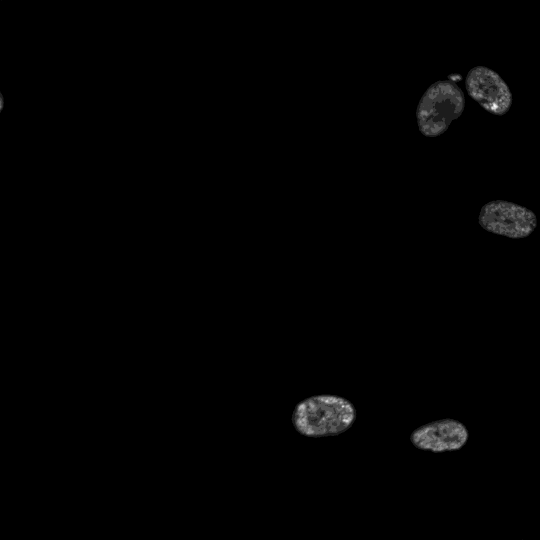
#> input picture tests/test_Measurement 1/Images/r02c02f01p01-ch1sk1fk1fl1.tiff, 1080 x 1080 px (shown at 1/2 size)
$ python -i crop.py   (imports and definitions only)
#> lines starting #> are read from the running program, lines starting #| are printed output that depends on the picture; after the words box and inside, x2 and y2 are one past the last pixel; in counts of white or black regions, pixels touching at a corner belong together
"""Object cropping utilities for image analysis pipeline."""

from __future__ import annotations

from pathlib import Path
from typing import List, Optional, Tuple, Union

import numpy as np
import scipy.ndimage as ndi
from skimage.measure import label, regionprops
from skimage.transform import resize as sk_resize

try:
    import imageio.v3 as iio
except ImportError:
    import imageio as iio

def crop_object(
    mask: Union[str, Path, np.ndarray],
    imgs: Union[None, str, Path, List[Union[str, Path]], np.ndarray] = None,
    object_ids: Union[int, List[int], None] = None,
    scale_factor: Union[float, None] = 65535.0,
    target_size: Optional[int] = None,
    clip_mask: bool = False,
    pad_square: bool = True,
    rotate_horizontal: bool = False,
    expansion_pixel: int = 0
) -> List[dict]:
    """Crop cells from intensity images using an instance segmentation mask.

    Parameters
    ----------
    mask : str, Path, or np.ndarray
        Path to mask or already loaded integer mask (H, W).
    imgs : None, str, Path, list of Path, or np.ndarray
        - None: only return masks
        - Path/str: single channel image
        - List of Path/str: multiple channel images (stacked along last axis)
        - np.ndarray (H, W, C) or (H, W): pre-loaded image(s)
    object_ids : int, list of int, or None
        Cell ID(s) to crop. If None, crop all non-background cells.
    scale_factor : float or None
        Divide image by this value for normalization. None to skip.
    target_size : int, optional
        Resize crops to (target_size, target_size).
    clip_mask : bool
        Zero out pixels outside cell mask in intensity image.
    pad_square : bool
        Pad crops to square shape.
    rotate_horizontal : bool
        Rotate cell so major axis is horizontal.
    row_idx : int, list of int, or None
        Positional index/indices (0-based) into the sorted list of cell IDs
        after resolving ``object_ids``. When provided, only the cells at those
        positions are processed. Useful for selecting cells by row position
        rather than by explicit label value.
        Example: row_idx=0 → first cell; row_idx=[0, 2, 4] → cells at
        positions 0, 2, and 4 in the sorted ID list.
    expansion_pixel : int
        Number of extra pixels to add on each side of the tight bounding box
        before cropping and applying any further transformations (rotation,
        padding, resize). Expansion is clamped to image boundaries.

    Returns
    -------
    list of dict
        [{'object_id': int,
        'img': np.ndarray or None,
        'mask': np.ndarray or None}, ...]
        ``img`` shape is (H, W, C), dtype float64 when scale_factor is
        set, otherwise preserves input dtype.
        ``mask`` shape is (H, W), dtype uint8.
    """
#> called with scale_factor = 65535, clip_mask = False, pad_square = True, rotate_horizontal = False, expansion_pixel = 0
    # ------------------------------------------------------------------
    # Load mask
    # ------------------------------------------------------------------
    if isinstance(mask, (str, Path)):
        mask = iio.imread(mask)
#> mask is the input picture: shape (1080, 1080) uint16; min 72, max 2490, mean 154.9
    if mask.ndim != 2:
        raise ValueError('mask must be 2D')
    mask_arr: np.ndarray = mask

    # ------------------------------------------------------------------
    # Load image(s) into (H, W, C) array
    # ------------------------------------------------------------------
    img_arr: Optional[np.ndarray] = None
    if imgs is not None:
        if isinstance(imgs, (str, Path)):
            imgs = [imgs]
        if isinstance(imgs, list):
            channels = [iio.imread(f) for f in imgs]
            img_arr = np.stack(channels, axis=-1)   # (H, W, C)
        elif isinstance(imgs, np.ndarray):
            if imgs.ndim == 2:
                img_arr = imgs[..., np.newaxis]      # (H, W, 1)
            elif imgs.ndim == 3:
                img_arr = imgs                        # (H, W, C)
            else:
                raise ValueError("Image array must be 2D or 3D (H, W, C)")
        else:
            raise TypeError("imgs must be a path, list of paths, or np.ndarray")

        if img_arr.shape[:2] != mask_arr.shape:
            raise ValueError(
                f"Image spatial shape {img_arr.shape[:2]} != mask shape {mask_arr.shape}"
            )

    # ------------------------------------------------------------------
    # Resolve object IDs
    # ------------------------------------------------------------------
    if object_ids is None:
        all_object_ids: List[int] = np.unique(mask_arr[mask_arr != 0]).tolist()
#> all_object_ids = 1774 values from 72 to 2490
    elif isinstance(object_ids, (int, np.integer)):
        all_object_ids = [int(object_ids)]
    else:
        all_object_ids = [int(c) for c in object_ids]

    img_h, img_w = mask_arr.shape
#> img_h = 1080; img_w = 1080
    results: List[dict] = []

    for object_id in all_object_ids:
        try:
            # Fast membership check (avoids slow Python 'in' on large arrays)
            if not np.any(mask_arr == object_id):
                results.append({'object_id': object_id, 'cell_img': None, 'cell_mask': None})
                continue

            cell_mask_bool = mask_arr == object_id  # (H, W) bool

            # regionprops on binary uint8 directly — no need for label()
            props = regionprops(cell_mask_bool.astype(np.uint8))[0]
            y0, x0, y1, x1 = props.bbox
            orientation = props.orientation

            # Expand bounding box, clamped to image boundaries
            y0 = max(0, y0 - expansion_pixel)
            x0 = max(0, x0 - expansion_pixel)
            y1 = min(img_h, y1 + expansion_pixel)
            x1 = min(img_w, x1 + expansion_pixel)

            # Initial crops
            cropped_mask_bool  = cell_mask_bool[y0:y1, x0:x1]          # (H, W) bool
            cropped_mask_uint8 = cropped_mask_bool.astype(np.uint8)     # (H, W) uint8
            cropped_img = (
                img_arr[y0:y1, x0:x1, :].copy() if img_arr is not None else None
            )  # (H, W, C)

            # Optionally zero out pixels outside the cell mask
            if cropped_img is not None and clip_mask:
                cropped_img = cropped_img * cropped_mask_bool[..., np.newaxis]

            # ----------------------------------------------------------
            # Rotation: align major axis horizontally
            # ----------------------------------------------------------
            if rotate_horizontal:
                angle_deg = -np.degrees(orientation) + 90

                h, w = cropped_mask_bool.shape
                max_dim = max(h, w)
                pad_total = max_dim * 2
                pad_h = (pad_total - h) // 2
                pad_w = (pad_total - w) // 2
                spatial_pad = (
                    (pad_h, pad_total - h - pad_h),
                    (pad_w, pad_total - w - pad_w),
                )

                cropped_mask_bool  = np.pad(cropped_mask_bool,  spatial_pad,
                                            mode='constant', constant_values=False)
                cropped_mask_uint8 = np.pad(cropped_mask_uint8, spatial_pad,
                                            mode='constant', constant_values=0)
                if cropped_img is not None:
                    # Image is (H, W, C) — pad only the two spatial axes
                    cropped_img = np.pad(cropped_img, spatial_pad + ((0, 0),),
                                         mode='constant', constant_values=0)

                # FIX: axes=(0,1) rotates the H-W plane of an (H, W, C) array.
                # The original code omitted `axes`, which caused ndi.rotate to
                # rotate the wrong plane on a 3-D array.
                if cropped_img is not None:
                    cropped_img = ndi.rotate(
                        cropped_img, angle_deg, axes=(0, 1),
                        reshape=False, order=1, mode='constant', cval=0.0
                    )
                cropped_mask_bool = ndi.rotate(
                    cropped_mask_bool, angle_deg,
                    reshape=False, order=0, mode='constant', cval=False
                )
                cropped_mask_uint8 = ndi.rotate(
                    cropped_mask_uint8, angle_deg,
                    reshape=False, order=0, mode='constant', cval=0
                )

                # Tight crop post-rotation
                coords = np.column_stack(np.where(cropped_mask_bool))
                if len(coords) == 0:
                    results.append({'object_id': object_id, 'img': None, 'mask': None})
                    continue
                ymin, xmin = coords.min(axis=0)
                ymax, xmax = coords.max(axis=0)
                cropped_mask_bool  = cropped_mask_bool[ymin:ymax+1, xmin:xmax+1]
                cropped_mask_uint8 = cropped_mask_uint8[ymin:ymax+1, xmin:xmax+1]
                if cropped_img is not None:
                    # FIX: include the channel axis in the post-rotation slice
                    cropped_img = cropped_img[ymin:ymax+1, xmin:xmax+1, :]

            # ----------------------------------------------------------
            # Pad to square
            # ----------------------------------------------------------
            if pad_square:
                h, w = cropped_mask_bool.shape
                size = max(h, w)
                pad_h = (size - h) // 2
                pad_w = (size - w) // 2
                spatial_pad = (
                    (pad_h, size - h - pad_h),
                    (pad_w, size - w - pad_w),
                )
                cropped_mask_bool  = np.pad(cropped_mask_bool,  spatial_pad,
                                            mode='constant', constant_values=False)
                cropped_mask_uint8 = np.pad(cropped_mask_uint8, spatial_pad,
                                            mode='constant', constant_values=0)
                if cropped_img is not None:
                    # FIX: append channel no-op pad; original code used wrong
                    # variable name (pad_kwargs) and missing channel axis
                    cropped_img = np.pad(cropped_img, spatial_pad + ((0, 0),),
                                         mode='constant', constant_values=0)

            # ----------------------------------------------------------
            # Resize to target_size
            # ----------------------------------------------------------
            if target_size is not None:
                new_shape = (target_size, target_size)
                if cropped_img is not None:
                    n_ch = cropped_img.shape[2]
                    # FIX: build shape as new_shape + (n_ch,) instead of
                    # new_shape + cropped_img.shape[2:] which could fail on
                    # some NumPy versions when mixing tuple and shape objects
                    cropped_img = sk_resize(
                        cropped_img, new_shape + (n_ch,),
                        anti_aliasing=True, preserve_range=True
                    ).astype(cropped_img.dtype)
                cropped_mask_uint8 = (
                    sk_resize(cropped_mask_uint8, new_shape,
                               order=0, anti_aliasing=False, preserve_range=True) > 0.5
                ).astype(np.uint8)

            # ----------------------------------------------------------
            # Normalize intensity
            # ----------------------------------------------------------
            if cropped_img is not None and scale_factor is not None and scale_factor > 0:
                cropped_img = cropped_img.astype(np.float64) / scale_factor

            results.append({
                'object_id':   object_id,
                'img':  cropped_img,
                'mask': cropped_mask_uint8,
            })

        except Exception:
            # Preserve object_id in error results so callers can match them back
            results.append({'object_id': object_id, 'img': None, 'mask': None})
#> this loop made 1774 passes
#> (object_id, y0, x0, y1, x1, orientation) on passes 1 to 12: (72, 1079, 1058, 1080, 1059, -0.785), (77, 18, 32, 19, 33, -0.785), (79, 588, 82, 589, 83, -0.785), (81, 1, 157, 1080, 1027, 0.499), (82, 701, 80, 702, 81, -0.785), (83, 1036, 115, 1037, 116, -0.785), (84, 1013, 13, 1014, 14, -0.785), (85, 14, 26, 1079, 167, -0.0817), (86, 563, 4, 934, 60, 0.148), (87, 397, 96, 398, 97, -0.785), (88, 32, 10, 1053, 1071, 0.882), (89, 34, 28, 1080, 1055, 0.863)
#> (object_id, y0, x0, y1, x1, orientation) on pass 45: (122, 0, 0, 1080, 1080, 0.399)
#> pass 1, in crop_object, `cell_mask_bool = mask_arr == object_id`:
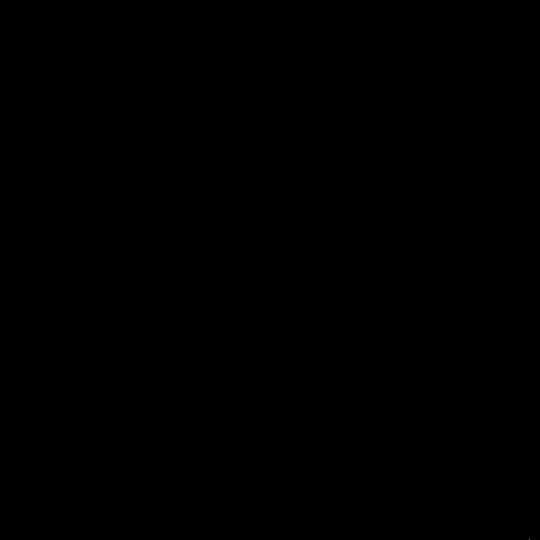
#> cell_mask_bool: shape (1080, 1080) bool (shown at 1/2 size); 0% white in thin lines or dots, all inside (x1, y1, x2, y2) = (1058, 1079, 1059, 1080)

    return results

>>> result = crop_object('../../../tests/test_Measurement 1/Images/r02c02f01p01-ch1sk1fk1fl1.tiff')
